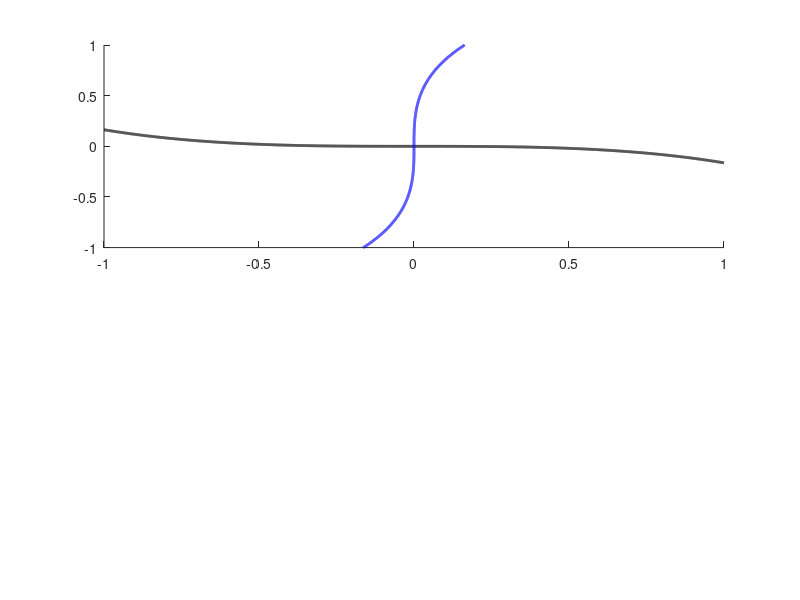

This figure's MATLAB source: (Note: this script raises an error after producing the figure.)
function Rons_Code()

%% Initialise and Declare Parameter Values

P.a = 0;
P.omega = 2*pi;

z = []; 
t = [];
x0 = 0.5;
y0 = 0.5;
z0 = [x0; y0];
t0 = 0;
tmax = 20;
C78 = C_data;

%% Plot Nullclines + Trajectories

xmesh = linspace(-1,1,5000);
ymesh = linspace(-1,1,5000);
[x, y] = meshgrid(xmesh,ymesh);

figure(1)
clf
subplot(2,1,1)
hold on

% Plotting Nullclines
contour(x,y,xdot(x,y,P),[0 0],'k','linewidth',2);
contour(x,y,ydot(x,y,P),[0 0],'b','linewidth',2);

% Plotting Trajectory Starting at (0.05, 0.05)
%[t,z] = ode23(@RHS, [t0:0.001:tmax], [0.05 0.05], [], P);

% x = z(:,1);
% y = z(:,2);
% 
% plot(x,y,'g-','LineWidth',1);
% hold on

% Plotting Second Trajectory Starting at Initial Values (at the start of the code)
[t,z] = ode23(@RHS, [t0:0.001:tmax], z0, [], P);

x = z(:,1);
y = z(:,2);

plot(x,y,'r-','LineWidth',1);
xlabel('x')
ylabel('y')
title(['x0 = ', num2str(x0),', y0 = ', num2str(y0),', a = ',num2str(P.a)]);
legend('x-nullcline','y-nullcline','trajectory')
%legend('x-nullcline','y-nullcline','z0 = [0.05 0.05]','z0 = [0.5 0.5]');
hold on

figure(2)
clf
subplot(2,1,1)
plot(t,x,'k','linewidth',2);
xlim([0 20]);
ylim([-2 2]);
xlabel('t(ms)');
ylabel('x');
title(['x0 = ', num2str(x0),', y0 = ', num2str(y0),', a = ',num2str(P.a)]);
hold on

% Creating the second subplot
P.a = -1;

xmesh = linspace(-1,1,700);
ymesh = linspace(-1,1,700);
[x, y] = meshgrid(xmesh,ymesh);

figure(1)
subplot(2,1,2)
hold on

% Plotting Nullclines
contour(x,y,xdot(x,y,P),[0 0],'k','linewidth',2);
contour(x,y,ydot(x,y,P),[0 0],'b','linewidth',2);

% % Plotting Trajectory Starting at (0.05, 0.05)
% [t,z] = ode23(@RHS, [t0:0.001:tmax], [0.05 0.05], [], P);
% 
% x = z(:,1);
% y = z(:,2);
% 
% plot(x,y,'g-','LineWidth',1);
% hold on

% Plotting Second Trajectory Starting at Initial Values (at the start of the code)
[t,z] = ode23(@RHS, [t0:0.001:tmax], z0, [], P);

x = z(:,1);
y = z(:,2);

plot(x,y,'r-','LineWidth',1);
xlabel('x')
ylabel('y')
title(['x0 = ', num2str(x0),', y0 = ', num2str(y0),', a = ',num2str(P.a)]);
legend('x-nullcline','y-nullcline','trajectory')
%legend('x-nullcline','y-nullcline','z0 = [0.05 0.05]','z0 = [0.5 0.5]');
hold on


% %% Plotting x and y Over Time
% 
figure(2)
subplot(2,1,2)
plot(t,x,'k','linewidth',2);
xlim([0 20]);
ylim([-2 2]);
xlabel('t(ms)');
ylabel('x');
title(['x0 = ', num2str(x0),', y0 = ', num2str(y0),', a = ',num2str(P.a)]);
hold on
% 
% figure(3)
% clf
% plot(t,y,'k-','linewidth',1);
% xlim([0 20]);
% ylim([-2 2]);
% xlabel('t(ms)');
% ylabel('y');
% title(['x0 = ', num2str(x0),' y0 = ', num2str(y0),' a = ',num2str(P.a)]);
% hold on
% 
% %% Bifurcation Diagram
% 
% % Bifurcation For -1 < a < 1
% a_range = linspace(-1,1,700);
% 
% x_array = [];
% y_array = [];
% a_array = [];
% 
% for a = a_range
%     P.a = a;
%     [t,z] = ode23(@RHS, [0 20], [0 1], [], P);
% 
%     stored_points = 50;
%     finish = z(end-stored_points:end, :);
% 
%     x_array = [x_array; finish(:, 1)];
%     y_array = [y_array; finish(:, 2)];
%     a_array = [a_array; repmat(a, stored_points+1, 1)];
% 
% end
% 
% figure(4)
% clf
% plot(a_array, x_array,'.', MarkerSize=0.5);
% title('Bifurcation Diagram');
% hold on
% 
% %% Plotting the Structural Connectivity
% 
% figure(5)
% clf
% imagesc(C78);
% colorbar;
% title('Structural Connectivity between Brain Regions');
% xlabel('Brain Area');
% ylabel('Brain Area');
% 
% grid on;
% axis square;
% 
% %% Re-Creating Graphs for Equations 5 and 6
% 
% x = 0.5*ones(length(C78),1);
% y = 0.5*ones(length(C78),1);
% 
% P.beta = 50*ones(length(C78));
% P.a = 0*ones(length(C78));
% P.omega = 2*pi*ones(length(C78));
% P.G = 0.05;
% tstep = 6140;
% dt = 1/100;
% P.noise = normrnd(0,sqrt(dt),[1,length(C78)]);
% 
% [x_val,y_val,time_steps] = Euler(x,y,78,tstep);
% 
% % Plotting the Original Signal
% figure(6)
% clf
% subplot(4,1,1)
% plot(time_steps,x_val,LineWidth=1.5)
% xlim([0 6000])
% ylim([-2 2])
% grid on
% hold on
% 
% % Plotting the Upper Envelope on the Subplot (4,1,1)
% [yupper,ylower] = envelope(x_val);
% plot(time_steps, yupper, LineWidth=2);
% legend('Original Signal','Upper Bound')
% 
% %% Range Filtering [lower upper]
% 
% % Filtering the Original Signal through a 10-14Hz Band
% filtered_x_val = bandpass(x_val, [10 14], 1000);
% 
% % Plotting the Filtered Signal (10-14Hz)
% subplot(4,1,2)
% plot(time_steps, filtered_x_val, LineWidth=1.5);
% xlim([0 6000])
% ylim([-2 2])
% grid on
% hold on
% 
% % Plotting the Upper Envelope on the Subplot (4,1,2)
% [yupper,ylower] = envelope(filtered_x_val);
% plot(time_steps, yupper, LineWidth=2);
% legend('Original Signal Passed Through 10-14Hz Filtering','Upper Envelope')
% 
% %% Lowpass Filtering
% 
% % Lowpass Filtering the Original Signal (<0.2Hz)
% filtered_x_val_2 = lowpass(x_val, 0.2, 1000);
% 
% % Plotting the Filtered Signal (<0.2Hz)
% subplot(4,1,3)
% plot(time_steps, filtered_x_val_2, LineWidth=1.5);
% xlim([0 6000])
% ylim([-2 2])
% grid on
% hold on
% 
% % Plotting the Upper Envelope on the Subplot (4,1,3)
% [yupper,ylower] = envelope(filtered_x_val_2);
% plot(time_steps, yupper, LineWidth=2);
% legend('Lowpass Filtered Original Signal (<0.2Hz)','Upper Envelope')
% 
% %% Highpass Filtering
% 
% % Highpass Filtering the Original Signal (>200Hz)
% filtered_x_val_3 = highpass(x_val, 200, 1000);
% 
% % Plotting the Filtered Signal (>200Hz)
% subplot(4,1,4)
% plot(time_steps, filtered_x_val_3, LineWidth=1.5);
% xlim([0 6000])
% ylim([-2 2])
% grid on
% hold on
% 
% % Plotting the Upper Envelope on the Subplot (4,1,4)
% [yupper,ylower] = envelope(filtered_x_val_3);
% plot(time_steps, yupper, LineWidth=2);
% legend('Highpass Filtered Original Signal (>200Hz)','Upper Envelope')
% 
% %% System with Scalar Input
% 
% x=0.5;
% y=0.5;
% P.beta=0;
% P.omega=2*pi;
% P.G=0;
% P.a=0;
% C78=0;
% 
% tstep=614;
% dt=1/100;
% 
% x_val=[x];
% y_val=[y];
% time_steps=[1];
% 
% for i=2:tstep
% 
%     P.noise = normrnd(0,sqrt(dt));
% 
%     time_steps=[time_steps;i];
% 
%     x = x + dxdt_c(x,y,1)*dt;
%     y = y + dydt_c(x,y,1)*dt;
% 
%     x_val=[x_val;x];
%     y_val=[y_val;y];
% 
% end
% 
% figure(7)
% clf
% plot(time_steps,x_val);
% hold on;
% plot(time_steps,y_val);
% xlim([0 650]);
% 
% %% Bifurcation Diagram with Noise (UNCERTAIN IF THIS IS CORRECT)
% 
% % Creating Arrays for Noise
% x_val_array = [];
% a_array = [];
% 
%    for a = a_range
%     x = 0.5*ones(length(C78),1);
%     y = 0.5*ones(length(C78),1);
%     P.beta = 5*ones(length(C78));
%     P.a = a*ones(length(C78));
%     P.omega = 2*pi*ones(length(C78));
%     P.G = 0.05;
%     tstep = 6140;
%     dt = 1/100;
%     Euler(x,y,1,tstep);
% 
%     stored_points = 50;
%     finish = z(end-stored_points:end, :);
% 
%     x_val_array = [x_val_array; finish(:, 1)];
%     a_array = [a_array; repmat(a, stored_points+1, 1)];
% 
%    end
% 
% % Copying Figure 4 onto Figure 8
% fig4 = figure(4);
% axes4 = findobj(fig4, 'Type', 'axes');
% axesNoTitle = copyobj(axes4, fig4);
% title4 = get(axesNoTitle, 'Title');
% delete(title4);
% fig8 = figure(8);
% copyobj(axes4,fig8);
% hold on
% 
% % Superimposing Noise on Figure 8
% plot(a_array, x_val_array,'.', MarkerSize=0.5,Color='k');
% title('Bifurcation Diagram with Noise');
% hold on

%% Function Definitions
%% Xdot(X,Y,P)    
    function xdot = xdot(x,y,P)
        xdot = (P.a-x.^2-y.^2).*x-(P.omega.*y);
     end

%%  Ydot(X,Y,P)  
    function ydot = ydot(x,y,P)
        ydot = (P.a-x.^2-y.^2).*y+(P.omega.*x);
    end
%% SteadyState(y,P)    
    function SteadyState = SteadyState(y,P)
        x = z(1);
        y = z(2);
        SteadyState = [xdot(x,y,P);ydot(x,y,P)];
    end
    
%% RHS(t,z,P)    
    function RHS = RHS(t,z,P)
        x=z(1);
        y=z(2);
        RHS = [xdot(x,y,P);ydot(x,y,P)];
    end
%% C78
    function C78 = C_data
    data = load("C78.mat");
    C78 = data.C;
    end
%% Functions for Noise
% dxdt
    function out = dxdt_c(x,y,j)
       out = (P.a(j)-x(j).^2-y(j).^2).*x(j) - P.omega(j).*y(j) + P.G*C78(:,j).*(x-x(j)) + P.beta.*P.noise;
    end
% dydt
    function out = dydt_c(x,y,j)
        out = (P.a(j)-x(j).^2-y(j).^2).*y(j) + P.omega(j).*x(j) + P.G*C78(:,j).*(y-y(j)) + P.beta.*P.noise;
    end
% using entire C78
    function [x_val,y_val,time_steps] = Euler(x,y,j,tstep)
    
        time_steps=[1];

        if j>1
                
                x_val=x(j);
                y_val=y(j);
    
            for i=2:tstep
    
                time_steps=[time_steps;i];
    
                P.noise = normrnd(0,sqrt(dt),[1,length(C78)]);
    
                x = x(j) + dxdt_c(x,y,j)*dt;
                y = y(j) + dydt_c(x,y,j)*dt;
    
                x_val=[x_val;x(j)];
                y_val=[y_val;y(j)];
                
            end
        end
    end
end

 